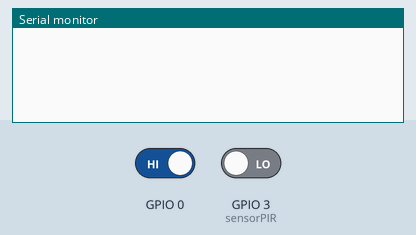
The sketch below on a simulated ESP32. Parts: the last lines printed to the serial monitor. The inputs (shaded band) are chosen by the test bench; at power-on: GPIO 0 HIGH, GPIO 3 (sensorPIR) LOW. WiFi joins after 1.5 s; servers stay silent unless stated; web services answer with replies made up by the test bench.

Above: at 2.8 s.
2.9 s: GPIO 0 driven LOW
At 3.4 s:
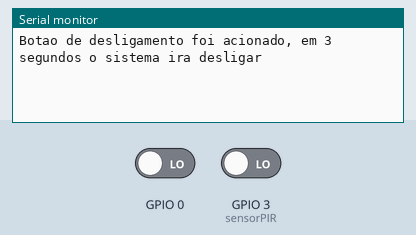
7.0 s: GPIO 0 driven HIGH and GPIO 3 (sensorPIR) driven HIGH
At 13.1 s:
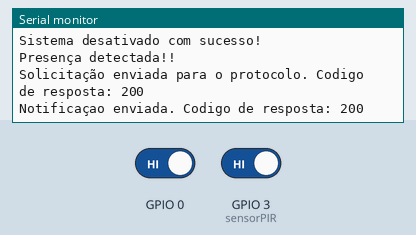

Measured:
- after the input at 2.9 s, the serial monitor: prints a new line after 0.10 s (image 1)
- after the input at 7.0 s, the serial monitor: prints a new line after 5.2 s (image 2)

The sketch:

IOT_PIR.ino
```cpp
#include<WiFi.h>
#include<HTTPClient.h>

#define sensorPIR 3
#define chaveAPI "Chave_da_sua_API"
#define canal "Numero_do_seu_canal"
#define token "Seu_token"

char rede[] = "Nome_da_rede";
char senha[] = "senha_da_rede";

int presenca = 0;

void setup() {
  Serial.begin(115200);
  pinMode(sensorPIR, INPUT);
  WiFi.begin(rede, senha);
}

void loop() {
  presenca = digitalRead(sensorPIR);
  HTTPClient http;
  if(digitalRead(0) == LOW){
    Serial.println("Botao de desligamento foi acionado, em 3 segundos o sistema ira desligar");
    delay(3000);
    desligarSistema();
    delay(5000);
  }
  if(presenca == HIGH){
    Serial.println("Presença detectada!!");
    enviarsite();
    enviarnotificacao();
    delay(5000);
  }
  String url = String("http://api.thingspeak.com/update?api_key=Chave_da_sua_API=" + presenca);
  http.begin(url);
  http.end();
  delay(1000);
}

void enviarsite(){
  HTTPClient http;
  String url1 = "http://api.thingspeak.com/update?api_key=47YYIYPKW47f03H4M&field1=1"; //Troque os valores para sua chave de API
  http.begin(url1);
  int codigo = http.GET();
  http.end();
  Serial.println("Solicitação enviada para o protocolo. Codigo de resposta: " + String(codigo));
}

void enviarnotificacao(){
  HTTPClient http2;
  String url2 = "https://api.pushbullet.com/v2/pushes";
  http2.begin(url2);
  http2.addHeader("Content-Type", "application/json");
  http2.addHeader("Access-Token", token);
  String payload = "{\"type\":\"note\",\"title\":\"Sistema de segurança\", \"body\":\"Presença detectada - o sensor de presença detectou algo!\"}";
  int codigo = http2.POST(payload);
  http2.end();

  Serial.println("Notificaçao enviada. Codigo de resposta: " + String(codigo));
}

void desligarSistema(){
  HTTPClient http2;
  String url2 = "https://api.pushbullet.com/v2/pushes";
  http2.begin(url2);
  http2.addHeader("Content-Type", "application/json");
  http2.addHeader("Access-Token", token);
  String payload = "{\"type\":\"note\",\"title\":\"Sistema de segurança\", \"body\":\"O sistema está sendo desligado....\"}";
  int codigo = http2.POST(payload);
  http2.end();
  digitalWrite(sensorPIR, LOW);
  WiFi.disconnect(true);
  Serial.println("Sistema desativado com sucesso!");
}
```
